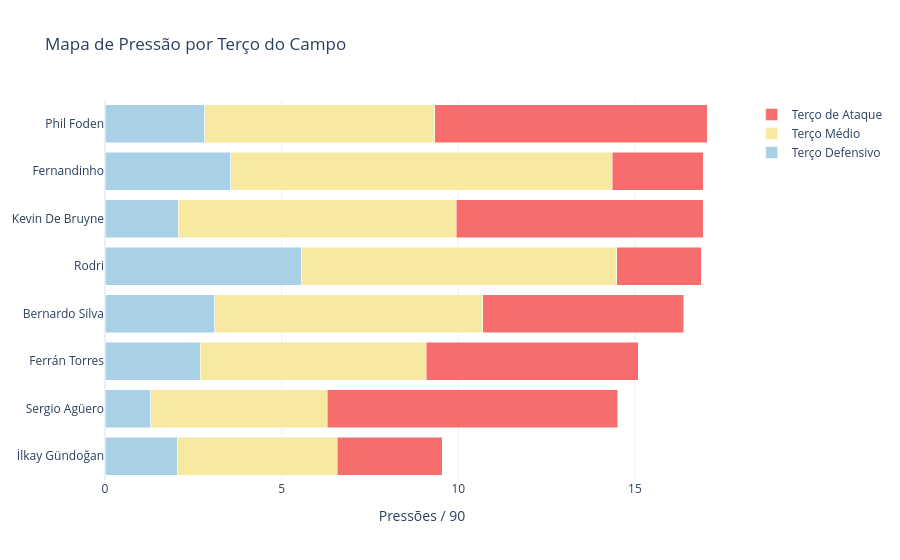

The notebook cell saved with this chart:
### Markdown cell above
### Mapa de Pressão por Terço

Distribuição das pressões defensivas por terço do campo — revela a postura defensiva e o raio de ação de cada jogador.

### Code cell
def plot_pressure_map(df):
    press_cols = ["Def 3rdPress/90", "Mid 3rdPress/90", "Att 3rdPress/90"]
    df_p = df[["Player"] + press_cols].copy()
    df_p["Total"] = df_p[press_cols].sum(axis=1)
    df_p = df_p.sort_values("Total", ascending=True)

    colors = ["#A8D0E6", "#F8E9A1", "#F76C6C"]
    labels = ["Terço Defensivo", "Terço Médio", "Terço de Ataque"]

    fig = go.Figure()
    for col, color, label in zip(press_cols, colors, labels):
        fig.add_trace(go.Bar(y=df_p["Player"], x=df_p[col],
                             name=label, orientation="h", marker_color=color))

    fig.update_layout(
        barmode="stack",
        title="Mapa de Pressão por Terço do Campo",
        xaxis_title="Pressões / 90",
        template="plotly_white"
    )
    fig.show()

plot_pressure_map(df_mf)

### Figure 1 — Plotly figure (JSON) as saved in the notebook; plotly's stock layout.template omitted (floating-point values rounded to 4 significant figures)
{"data": [{"marker": {"color": "#A8D0E6"}, "name": "Terço Defensivo", "orientation": "h", "type": "bar", "x": [2.04, 1.29, 2.69, 3.1, 5.57, 2.07, 3.56, 2.83], "y": ["İlkay Gündoğan", "Sergio Agüero", "Ferrán Torres", "Bernardo Silva", "Rodri", "Kevin De Bruyne", "Fernandinho", "Phil Foden"]}, {"marker": {"color": "#F8E9A1"}, "name": "Terço Médio", "orientation": "h", "type": "bar", "x": [4.53, 5.0, 6.41, 7.6, 8.92, 7.88, 10.8, 6.5], "y": ["İlkay Gündoğan", "Sergio Agüero", "Ferrán Torres", "Bernardo Silva", "Rodri", "Kevin De Bruyne", "Fernandinho", "Phil Foden"]}, {"marker": {"color": "#F76C6C"}, "name": "Terço de Ataque", "orientation": "h", "type": "bar", "x": [2.98, 8.23, 6.0, 5.68, 2.39, 6.98, 2.58, 7.72], "y": ["İlkay Gündoğan", "Sergio Agüero", "Ferrán Torres", "Bernardo Silva", "Rodri", "Kevin De Bruyne", "Fernandinho", "Phil Foden"]}], "layout": {"barmode": "stack", "title": {"text": "Mapa de Pressão por Terço do Campo"}, "xaxis": {"title": {"text": "Pressões / 90"}}}}
